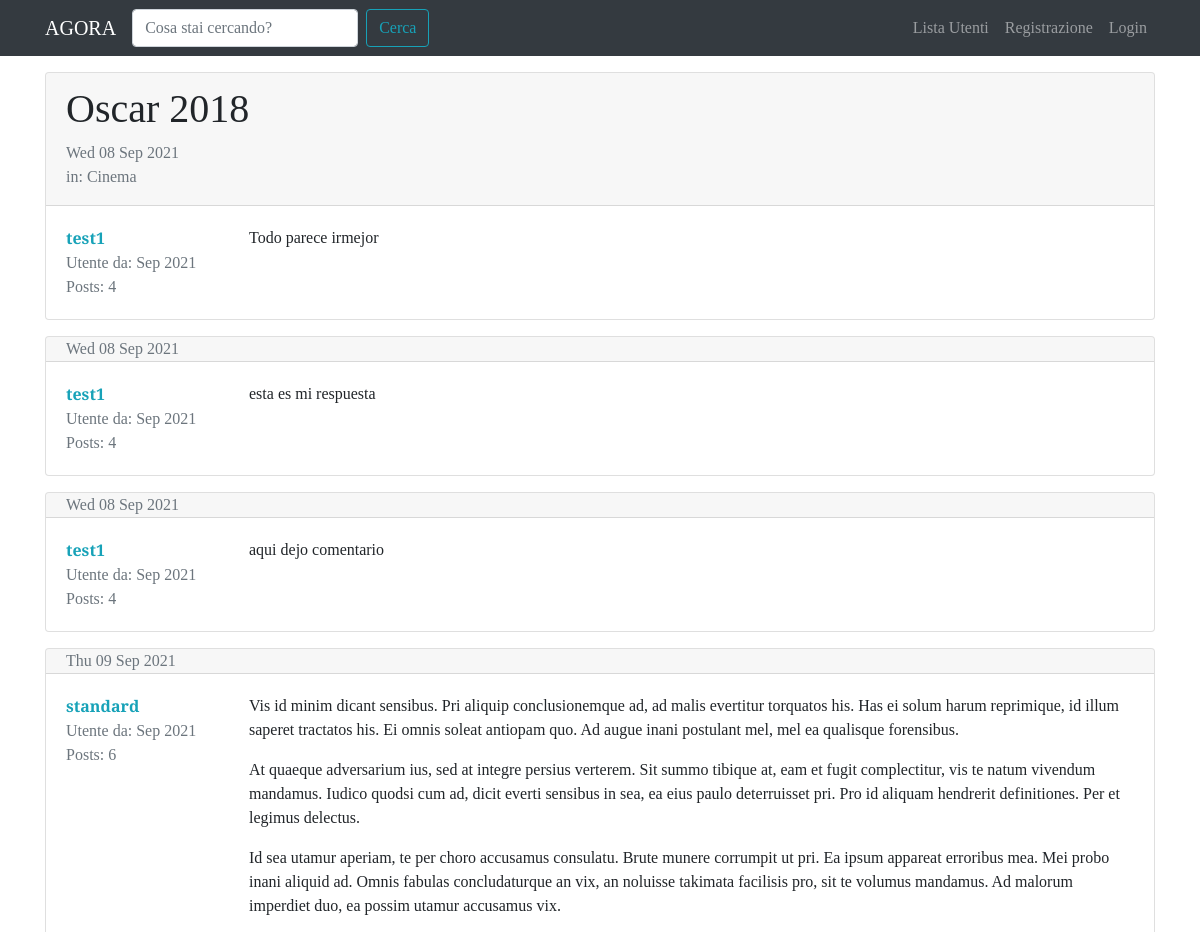
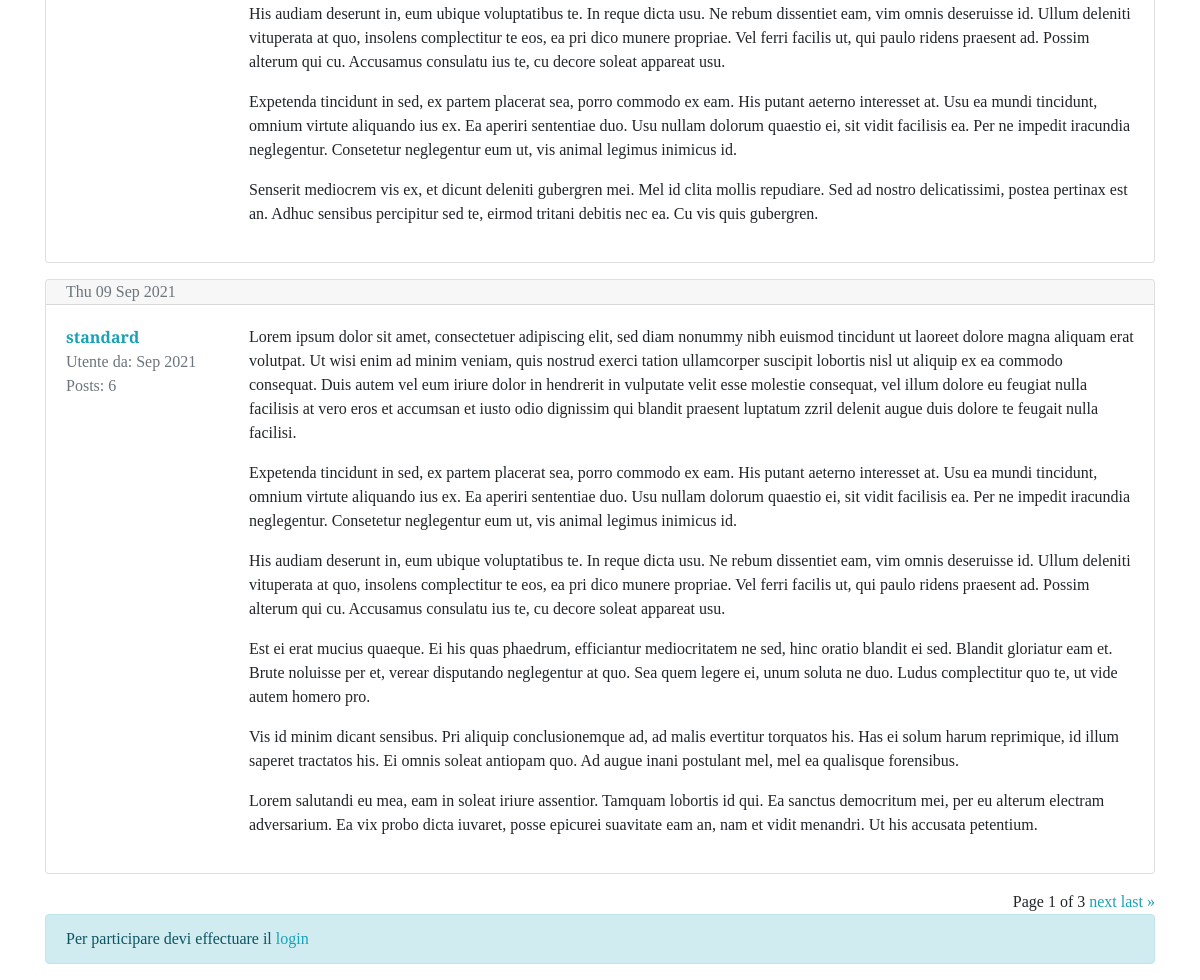
The page /forum/discussione/4/ on the database its author committed (2 pictures, top to bottom).
### forum/models.py (models this page shows, shortened)
class Discussione(models.Model):
	titolo = models.CharField(max_length=120)
	data_creazione = models.DateTimeField(auto_now_add=True)
	autore_discuzione = models.ForeignKey(User, on_delete=models.CASCADE, related_name='discussioni')
	sezione_apparteneza = models.ForeignKey(Sezione, on_delete=models.CASCADE)
	class Meta:
		verbose_name = 'Discussione'
		verbose_name_plural = 'Discussioni'

class Post(models.Model):
	autore_post = models.ForeignKey(User, on_delete=models.CASCADE, related_name='posts')
	contenuto = models.TextField()
	data_creazione = models.DateTimeField(auto_now_add=True)
	discussione = models.ForeignKey(Discussione, on_delete=models.CASCADE)
	class Meta:
		verbose_name = 'Post'
		verbose_name_plural = 'Posts'

class Sezione(models.Model):
	nome_sezione = models.CharField(max_length=80)
	descrizione = models.CharField(max_length=150, blank=True, null=True)
	logo_sezione = models.ImageField(blank=True, null=True)
	def __str__(self):
		return self.nome_sezione
	class Meta:
		verbose_name = 'Sezione'
		verbose_name_plural = 'Sezioni'

### forum/views.py (the view)
# urls.py: path('discussione/<int:pk>/', views.visualizza_discussione, name='visualizza_discussione'),
def visualizza_discussione(request, pk):
	discussione = get_object_or_404(Discussione, pk=pk)
	posts_discussione = Post.objects.filter(discussione=discussione)
	paginator = Paginator(posts_discussione, 5)
	page = request.GET.get('pagina')
	posts = paginator.get_page(page)
	form_risposta = PostModelForm()
	context = {'discussione': discussione,
				'posts_discussione': posts,
				'form_risposta': form_risposta}
	return render(request, 'forum/singola_discussione.html', context)

### forum/forms.py
class PostModelForm(forms.ModelForm):
	class Meta:
		model = Post
		fields = ['contenuto', ]
		widgets = {
					'contenuto': forms.Textarea(attrs={'rows': '5'})
				}
		labels = {
					'contenuto': 'Messagio'
				}

### forum/templates/forum/singola_discussione.html (shortened to what this page needs)
{% extends 'base.html' %}
{% load crispy_forms_tags %}
{% block content %}
	{% for post in posts_discussione %}
		<div class="card my-3">
		{% if forloop.first and not 'pagina' in request.get_full_path %}
			<div class="card-header pb-0">
				<h1>{{discussione.titolo}}</h1>
				<p class="text-muted"> {{ discussione.data_creazione|date:"D d M Y" }}
				<br>in: {{discussione.sezione_apparteneza}}</p>
			</div>
		{% else %}
			<div class="card-header py-0">
				<p class="text-muted  mb-0">
					{{ post.data_creazione|date:"D d M Y" }}
				</p>
			</div>
		{% endif %}
			<div class="card-body">
				<div class="row">
					<div class="col-xl-2 col-4">
						<p class="mb-0"><a href=" {% url 'user_profile' username=post.autore_post.username %} "><strong>{{post.autore_post}}</strong></a></p>
						<p class="text-muted mb-0">Utente da: {{ post.autore_post.date_joined|date:"M Y" }}</p>
						<p class="text-muted mb-0">Posts: {{ post.autore_post.posts.count }}</p>
					</div>
					<div class="col-xl-10 col-8">
						<p class="my-0">{{ post.contenuto|linebreaks }}</p>
					</div>
				</div>
			</div>
		</div>
	{% endfor %}
	<div class="text-right">
		<span class="step-links">
			<span class="current">
				Page {{posts_discussione.number}}  of {{posts_discussione.paginator.num_pages}}
			</span>
			{% if posts_discussione.has_next %}
				<a href="?pagina={{ posts_discussione.next_page_number }}">next</a>
				<a href="?pagina={{ posts_discussione.paginator.num_pages }}">last &raquo;</a>
			{% endif %}
		</span>
	</div>
	{% if request.user.is_authenticated %}
		{% include 'forum/form_risposta.html' %}
	{% else %}
		<div class="alert alert-info">Per participare devi effectuare il <a href=" {% url 'login' %}?next={{ request.get_full_path }} ">login</a></div>
	{% endif %}
{% endblock content %}

### static-storage/css/agora.css (style rules this page uses)
body { font-family: 'Slabo 27px', serif; }
a, a:hover { color: #17a2b8; }

### rows shown on the page
Post: autore_post "test1", autore_post.date_joined "Sep 2021", autore_post.posts.count "4", contenuto "Todo parece irmejor"
Discussione: titolo "Oscar 2018", data_creazione "Wed 08 Sep 2021", sezione_apparteneza "Cinema"
Post: data_creazione "Wed 08 Sep 2021", autore_post "test1", autore_post.date_joined "Sep 2021", autore_post.posts.count "4", contenuto "esta es mi respuesta"
Post: data_creazione "Wed 08 Sep 2021", autore_post "test1", autore_post.date_joined "Sep 2021", autore_post.posts.count "4", contenuto "aqui dejo comentario"
Post: data_creazione "Thu 09 Sep 2021", autore_post "standard", autore_post.date_joined "Sep 2021", autore_post.posts.count "6", contenuto "Vis id minim dicant sensibus. Pri aliquip conclusionemque ad, ad malis evertitur torquatos his. Has ei solum harum reprimique, id illum saperet tractatos his. Ei omnis soleat antiopam quo. Ad augue inani postulant mel, mel ea qualisque forensibus. At quaeque adversarium ius, sed at integre persius verterem. Sit summo tibique at, eam et fugit complectitur, vis te natum vivendum mandamus. Iudico quodsi cum ad, dicit everti sensibus in sea, ea eius paulo deterruisset pri. Pro id aliquam hendrerit definitiones. Per et legimus delectus. Id sea utamur aperiam, te per choro accusamus consulatu. Brute munere corrumpit ut pri. Ea ipsum appareat erroribus mea. Mei probo inani aliquid ad. Omnis…"
Post: data_creazione "Thu 09 Sep 2021", autore_post "standard", autore_post.date_joined "Sep 2021", autore_post.posts.count "6", contenuto "Lorem ipsum dolor sit amet, consectetuer adipiscing elit, sed diam nonummy nibh euismod tincidunt ut laoreet dolore magna aliquam erat volutpat. Ut wisi enim ad minim veniam, quis nostrud exerci tation ullamcorper suscipit lobortis nisl ut aliquip ex ea commodo consequat. Duis autem vel eum iriure dolor in hendrerit in vulputate velit esse molestie consequat, vel illum dolore eu feugiat nulla facilisis at vero eros et accumsan et iusto odio dignissim qui blandit praesent luptatum zzril delenit augue duis dolore te feugait nulla facilisi. Expetenda tincidunt in sed, ex partem placerat sea, porro commodo ex eam. His putant aeterno interesset at. Usu ea mundi tincidunt, omnium virtute…"

### other values the page prints
{{ posts_discussione.number }} "1"
{{ posts_discussione.paginator.num_pages }} "3"
